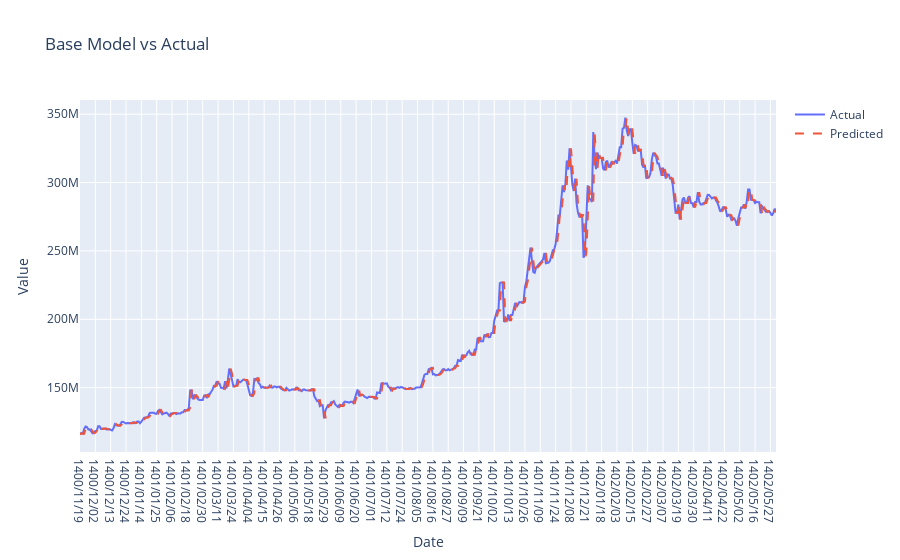

Notebook source saved alongside this figure:
### Markdown cell above
### 0. Base Model

To evaluate the performance of the models we will work on, it is better to have a base model, which its prediction is the lag 1 of the target e.g. $\hat{y}(t) = y(t-1) $.

### Code cell
def BaseModel(train_y, val_y):

    BasePrediction = [train_y[-1]]

    for i in range(len(val_y)-1):

        BasePrediction.append(val_y[i])
    
    return BasePrediction
     
BasePrediction = BaseModel(train_y, val_y)
# Calculate accuracy metrics
mae = mean_absolute_error(val_y, BasePrediction)
mse = mean_squared_error(val_y, BasePrediction)
rmse = np.sqrt(mse)
r2 = r2_score(val_y, BasePrediction)


print("Mean Absolute Error (MSE):", mae)
print("Mean Squared Error (MSE):", mse)
print("Root Mean Squared Error (RMSE):", rmse)
print("R-squared (R2):", r2)

# Plot the predictions against the actual values
fig = go.Figure()
fig.add_trace(go.Scatter(x=Added_data.index[1200:1700], y=val_y, mode='lines', name='Actual'))
fig.add_trace(go.Scatter(x=Added_data.index[1200:1700], y=BasePrediction, mode='lines', name='Predicted', line=dict(dash='dash')))
fig.update_layout(title='Base Model vs Actual', xaxis_title='Date', yaxis_title='Value', hovermode='x')
fig.show()

### Figure 1 — Plotly figure (JSON) as saved in the notebook; plotly's stock layout.template omitted (floating-point values rounded to 4 significant figures; data arrays with more than 128 entries replaced by an {"elided": "..."} marker saying what was removed)
{"data": [{"mode": "lines", "name": "Actual", "type": "scatter", "x": {"elided": "500 str values"}, "y": {"elided": "500 int values"}}, {"line": {"dash": "dash"}, "mode": "lines", "name": "Predicted", "type": "scatter", "x": {"elided": "500 str values"}, "y": {"elided": "500 int values"}}], "layout": {"hovermode": "x", "title": {"text": "Base Model vs Actual"}, "xaxis": {"title": {"text": "Date"}}, "yaxis": {"title": {"text": "Value"}}}}
